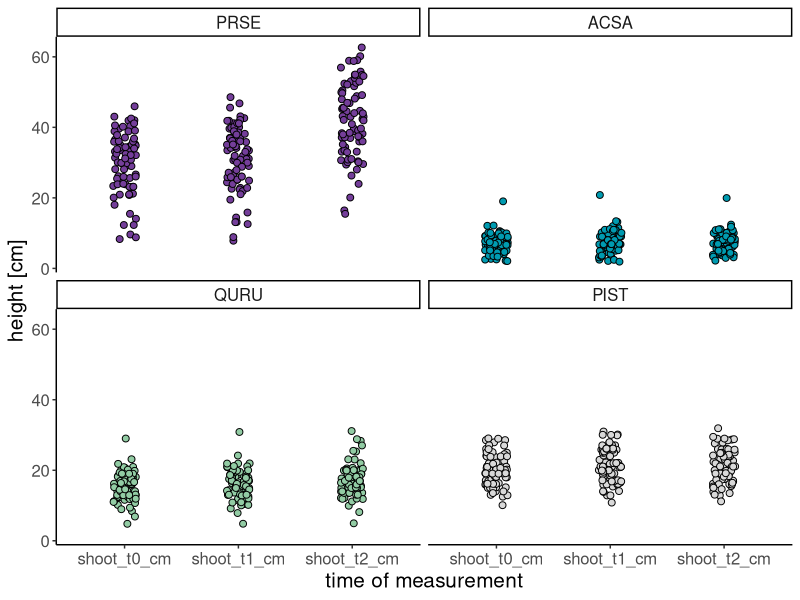
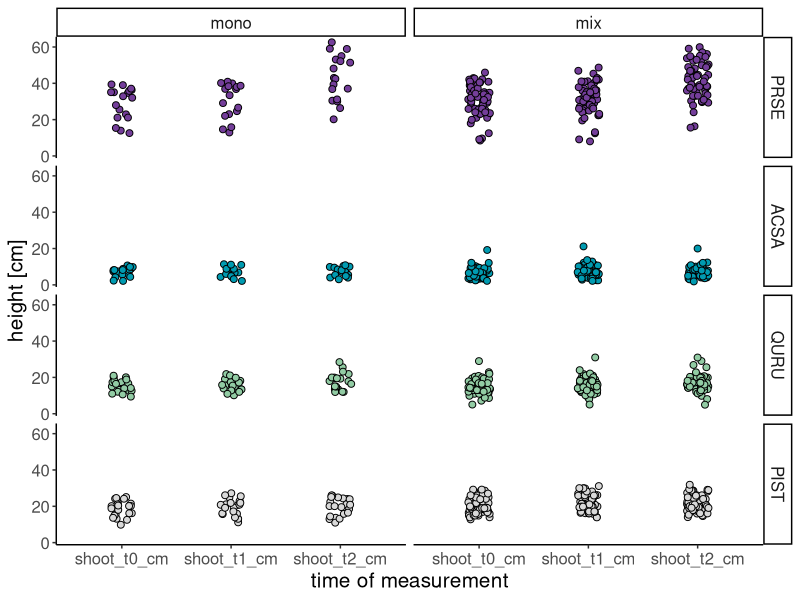
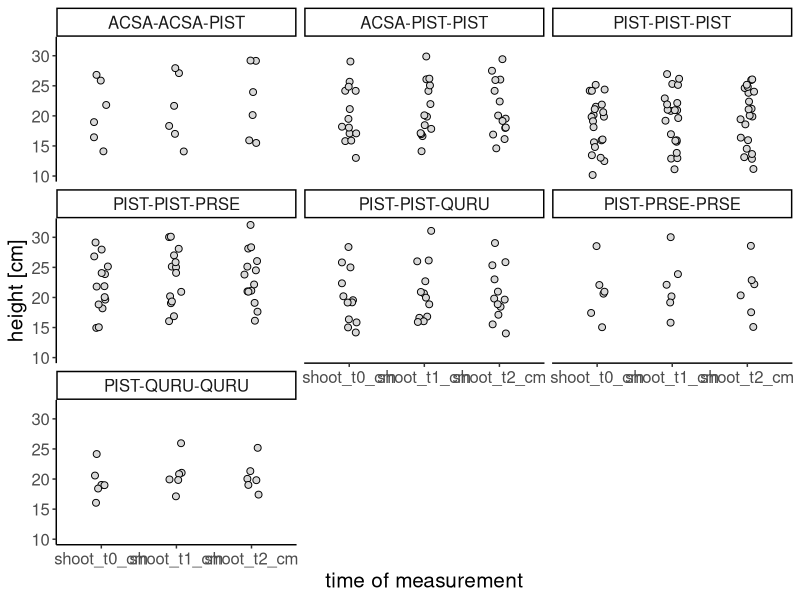
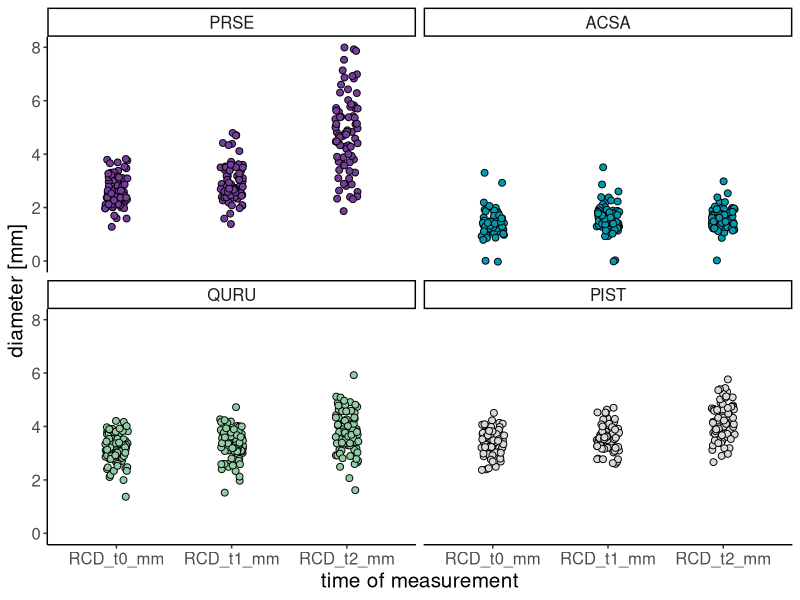
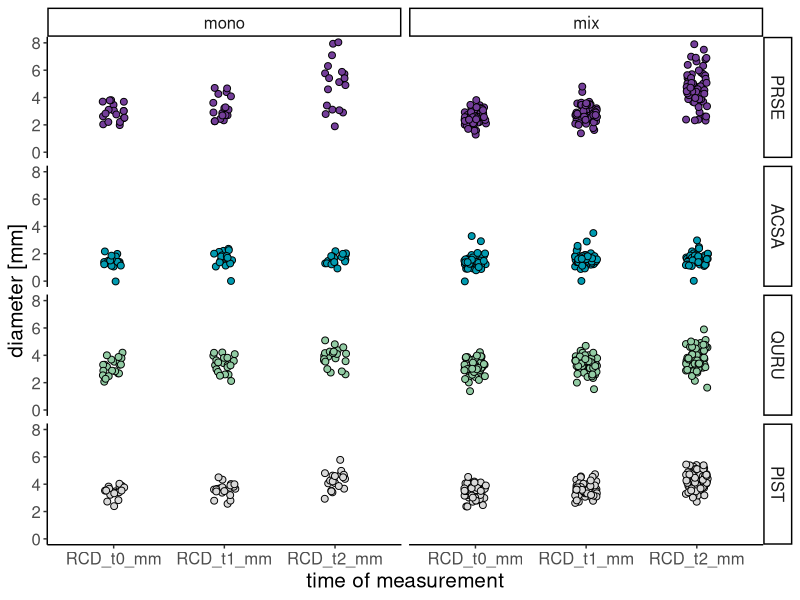
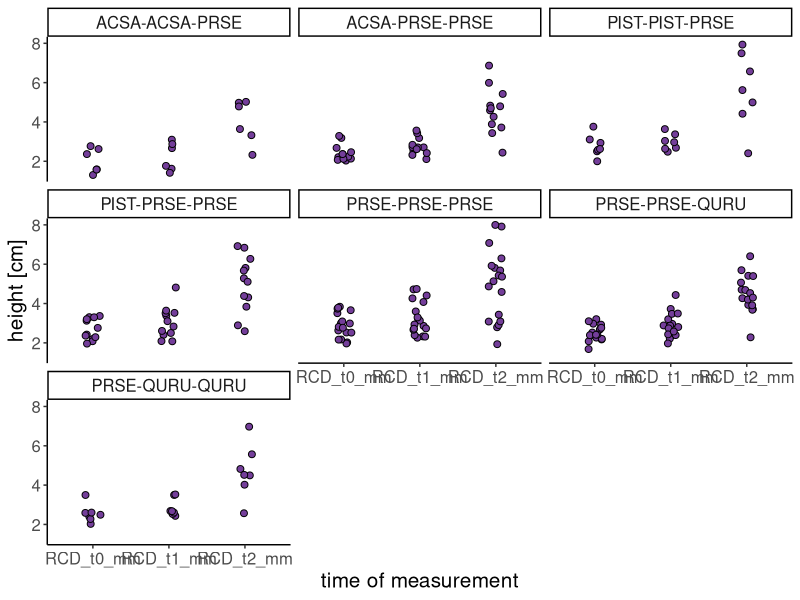

Recreate these plots in R, in order.
## ---- chunk 1
knitr::opts_chunk$set(
  warning = FALSE,  # Suppress warnings
  message = FALSE,  # Suppress messages
  error = FALSE     # Suppress error messages
)
## ---- chunk 2
library(tidyverse)
library(ggpubr)
## ---- chunk 3
findoutlier <- function(x, na.rm = FALSE) {
  if (na.rm) {
    x <- na.omit(x)
  }
  return(x < quantile(x, .25, na.rm = TRUE) - 1.5 * IQR(x, na.rm = TRUE) |
         x > quantile(x, .75, na.rm = TRUE) + 1.5 * IQR(x, na.rm = TRUE))
}

MONO <- "#7A84B5"
MIX <- "#669157"

PRSE <- "#743E9A"
ACSA <- "#009BB1"
QURU <- "#92CCA4"
PIST <- "#D9D9D9"
## ---- chunk 4
data <- read.csv("rawdata_v1.csv", header=T)
data <- data %>% 
  select(pot:species, RCD_t0_mm, shoot_t0_cm, RCD_t1_mm, shoot_t1_cm, RCD_t2_mm, shoot_t2_cm) %>% 
  mutate(across(c(RCD_t0_mm:shoot_t2_cm), as.numeric)) %>% 
  mutate(across(c(pot:species), as.factor))
data$treatment <- factor(data$treatment, levels=c("mono","mix"))
data$species <- factor(data$species, levels=c("PRSE","ACSA","QURU","PIST"))

dat <- data %>% 
  pivot_longer(cols=RCD_t0_mm:shoot_t2_cm,
               names_to="parameter",
               values_to="value")
## ---- chunk 5
df <- dat %>% 
  filter(parameter %in% c("shoot_t0_cm","shoot_t1_cm","shoot_t2_cm"))

m <- aov(value ~ parameter, df %>% filter(species=="PRSE"))
summary(m)
TukeyHSD(m) # 2 vs 0, 2 vs 1

m <- aov(value ~ parameter, df %>% filter(species=="ACSA"))
summary(m)

m <- aov(value ~ parameter, df %>% filter(species=="QURU"))
summary(m)
TukeyHSD(m) # 2 vs 0

m <- aov(value ~ parameter, df %>% filter(species=="PIST"))
summary(m)

ggplot(df, aes(parameter, value, fill=species)) +
  theme_classic() + facet_wrap("species") +
  geom_jitter(size=2, width=0.1, shape=21) +
  scale_fill_manual(values=c("ACSA"=ACSA, "PRSE"=PRSE, "QURU"=QURU, "PIST"=PIST)) +
  labs(x="time of measurement", y="height [cm]") +
  theme(legend.position="none",
        text=element_text(size=15))
## ---- chunk 6
df <- dat %>% 
  filter(parameter %in% c("shoot_t0_cm","shoot_t1_cm","shoot_t2_cm"))

m <- aov(value ~ parameter*treatment, df %>% filter(species=="PRSE"))
summary(m) # only parameter

m <- aov(value ~ parameter*treatment, df %>% filter(species=="ACSA"))
summary(m)

m <- aov(value ~ parameter*treatment, df %>% filter(species=="QURU"))
summary(m) # only parameter

m <- aov(value ~ parameter*treatment, df %>% filter(species=="PIST"))
summary(m)
m <- aov(value ~ treatment, df %>% filter(species=="PIST"))
summary(m) # differences between mono and mixed (and spec_comb -> Tukey: PIST-PIST-PRSE vs PIST-PIST-PIST 0.0014)
TukeyHSD(m)

ggplot(df, aes(parameter, value, fill=species)) +
  theme_classic() + facet_grid(species~treatment) +
  geom_jitter(size=2, width=0.1, shape=21) +
  scale_fill_manual(values=c("ACSA"=ACSA, "PRSE"=PRSE, "QURU"=QURU, "PIST"=PIST)) +
  labs(x="time of measurement", y="height [cm]") +
  theme(legend.position="none",
        text=element_text(size=15))

ggplot(df %>% filter(species=="PIST"), aes(parameter, value, fill=species)) +
  theme_classic() + facet_wrap("spec_comb") +
  geom_jitter(size=2, width=0.1, shape=21) +
  scale_fill_manual(values=c("ACSA"=ACSA, "PRSE"=PRSE, "QURU"=QURU, "PIST"=PIST)) +
  labs(x="time of measurement", y="height [cm]") +
  theme(legend.position="none",
        text=element_text(size=15))
## ---- chunk 7
df <- dat %>% 
  filter(parameter %in% c("RCD_t0_mm","RCD_t1_mm","RCD_t2_mm"))

m <- aov(value ~ parameter, df %>% filter(species=="PRSE"))
summary(m)
TukeyHSD(m) # 2 vs 0, 2 vs 1

m <- aov(value ~ parameter, df %>% filter(species=="ACSA"))
summary(m)
TukeyHSD(m) # 1 vs 0, trend: 2 vs 0

m <- aov(value ~ parameter, df %>% filter(species=="QURU"))
summary(m)
TukeyHSD(m) # 2 vs 0, 2 vs 1

m <- aov(value ~ parameter, df %>% filter(species=="PIST"))
summary(m)
TukeyHSD(m) # 2 vs 0, 2 vs 1

ggplot(df, aes(parameter, value, fill=species)) +
  theme_classic() + facet_wrap("species") +
  geom_jitter(size=2, width=0.1, shape=21) +
  scale_fill_manual(values=c("ACSA"=ACSA, "PRSE"=PRSE, "QURU"=QURU, "PIST"=PIST)) +
  labs(x="time of measurement", y="diameter [mm]") +
  theme(legend.position="none",
        text=element_text(size=15))
## ---- chunk 8
df <- dat %>% 
  filter(parameter %in% c("RCD_t0_mm","RCD_t1_mm","RCD_t2_mm"))

m <- aov(value ~ parameter*treatment, df %>% filter(species=="PRSE"))
summary(m) # both parameter and treatment but not in interaction
m <- aov(value ~ treatment, df %>% filter(species=="PRSE"))
summary(m) # treatment alone not significant (same is true for spec_comb)

m <- aov(value ~ parameter*treatment, df %>% filter(species=="ACSA"))
summary(m) # only parameter

m <- aov(value ~ parameter*treatment, df %>% filter(species=="QURU"))
summary(m) # only parameter

m <- aov(value ~ parameter*treatment, df %>% filter(species=="PIST"))
summary(m) # only parameter

ggplot(df, aes(parameter, value, fill=species)) +
  theme_classic() + facet_grid(species~treatment) +
  geom_jitter(size=2, width=0.1, shape=21) +
  scale_fill_manual(values=c("ACSA"=ACSA, "PRSE"=PRSE, "QURU"=QURU, "PIST"=PIST)) +
  labs(x="time of measurement", y="diameter [mm]") +
  theme(legend.position="none",
        text=element_text(size=15))

ggplot(df %>% filter(species=="PRSE"), aes(parameter, value, fill=species)) +
  theme_classic() + facet_wrap("spec_comb") +
  geom_jitter(size=2, width=0.1, shape=21) +
  scale_fill_manual(values=c("ACSA"=ACSA, "PRSE"=PRSE, "QURU"=QURU, "PIST"=PIST)) +
  labs(x="time of measurement", y="height [cm]") +
  theme(legend.position="none",
        text=element_text(size=15))
